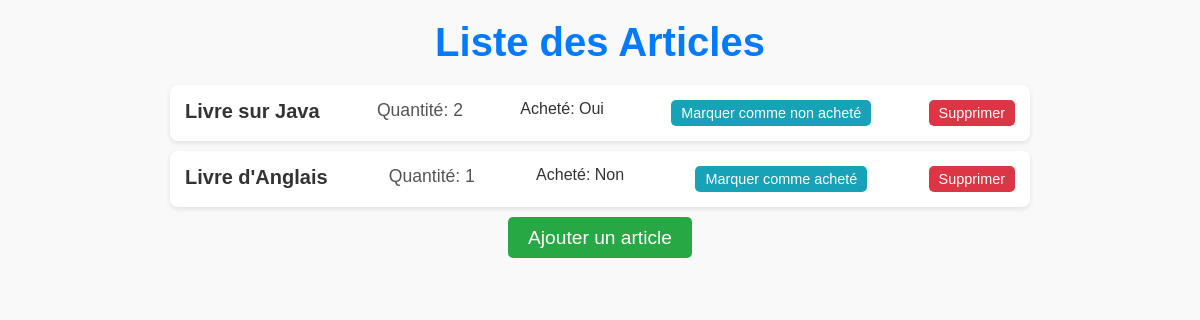
The app's page /courses/, older data.
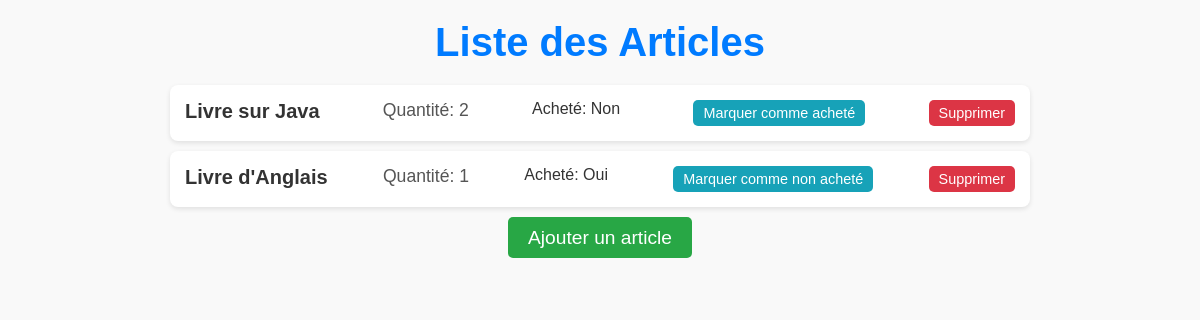
The same page, newer data.
### courses/models.py (models this page shows, shortened)
class Article(models.Model):
    nom = models.CharField(max_length=200)
    quantite = models.IntegerField()
    date_ajout = models.DateTimeField(auto_now_add=True)
    achete = models.BooleanField(default=False)

### courses/views.py (the view)
# urls.py: path('', views.liste_articles, name='liste_articles'),
def liste_articles(request):
    articles = Article.objects.all()  # Récupère tous les articles
    return render(request, 'courses/liste_articles.html', {'articles': articles})

### courses/templates/courses/liste_articles.html (shortened to what this page needs)
{% load static %}
<!DOCTYPE html>
<html lang="fr">
<head>
    <link rel="stylesheet" href="{% static 'styles.css' %}">
</head>
<body>
    <div class="container">
        <header>
            <h1 class="title">Liste des Articles</h1>
        </header>
        <section class="articles-list">
            <ul>
                {% for article in articles %}
                    <li class="article-item">
                        <span class="article-name">{{ article.nom }}</span>
                        <span class="article-quantity">Quantité: {{ article.quantite }}</span>
                        <span class="article-status">Acheté: {{ article.achete|yesno:"Oui,Non" }}</span>
                        <form action="{% url 'marquer_achete' article.id %}" method="post" style="display: inline;">
                            <button type="submit" class="mark-button">
                                {% if article.achete %}Marquer comme non acheté{% else %}Marquer comme acheté{% endif %}
                            </button>
                        </form>
                        <form action="{% url 'supprimer_article' article.id %}" method="post" style="display: inline;">
                            <button type="submit" class="delete-button">Supprimer</button>
                        </form>
                    </li>
                {% endfor %}
            </ul>
        </section>
        <section class="add-article">
            <a href="{% url 'ajouter_article' %}" class="add-button">Ajouter un article</a>
        </section>
    </div>
</body>
</html>

### courses/static/styles.css (style rules this page uses)
* { margin: 0; padding: 0; box-sizing: border-box; }
body { font-family: 'Arial', sans-serif; background-color: #f9f9f9; color: #333; }
.container { max-width: 900px; margin: 0 auto; padding: 20px; }
header { text-align: center; margin-bottom: 20px; }
.title { font-size: 2.5rem; color: #007bff; }
.articles-list ul { list-style-type: none; padding-left: 0; }
.article-item { display: flex; justify-content: space-between; background-color: #fff; padding: 15px; margin-bottom: 10px; border-radius: 8px; box-shadow: 0 2px 5px rgba(0, 0, 0, 0.1); }
.article-name { font-size: 1.25rem; font-weight: bold; }
.article-quantity { font-size: 1.1rem; color: #555; }
.add-article { text-align: center; margin-top: 20px; }
.add-button { padding: 10px 20px; background-color: #28a745; color: #fff; font-size: 1.2rem; text-decoration: none; border-radius: 5px; }
.delete-button { padding: 5px 10px; background-color: #dc3545; color: white; font-size: 0.9rem; border: none; border-radius: 5px; cursor: pointer; }
.mark-button { padding: 5px 10px; background-color: #17a2b8; color: white; font-size: 0.9rem; border: none; border-radius: 5px; cursor: pointer; margin-left: 10px; }

Row changes from the older to the newer data that the page shows:
changed Article "Livre sur Java": achete "Oui" → "Non"; achete "Marquer comme non acheté" → "Marquer comme acheté"
changed Article "Livre d'Anglais": achete "Non" → "Oui"; achete "Marquer comme acheté" → "Marquer comme non acheté"
